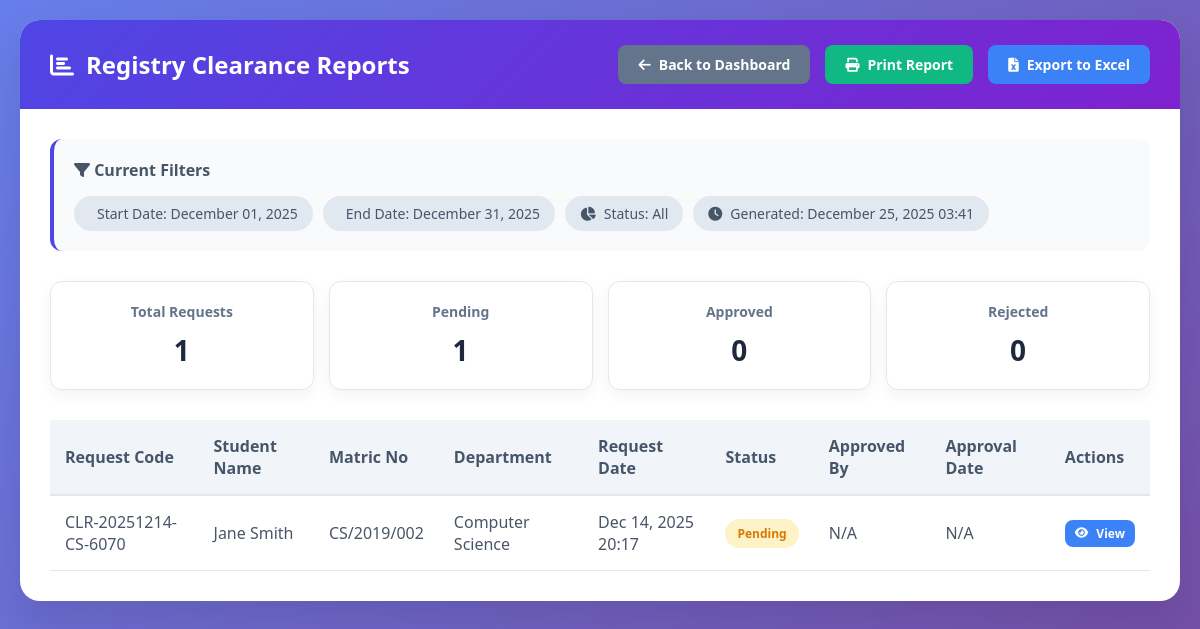
Page /clearance_system/registry_reports.php (signed in) on the committed database.
### tables this page shows
CREATE TABLE `clearance_requests` (
  `id` int(11) NOT NULL,
  `request_code` varchar(20) NOT NULL,
  `matric_no` varchar(30) NOT NULL,
  `student_name` varchar(100) NOT NULL,
  `student_department` varchar(100) DEFAULT NULL,
  `student_faculty` varchar(100) DEFAULT NULL,
  `unit_id` int(11) NOT NULL,
  `unit_code` varchar(20) DEFAULT NULL,
  `unit_name` varchar(100) NOT NULL,
  `status` enum('pending','approved','rejected','on_hold','referred_to_registry') DEFAULT 'pending',
  `comments` text DEFAULT NULL,
  `approved_by` int(11) DEFAULT NULL,
  `approver_name` varchar(100) DEFAULT NULL,
  `approved_at` timestamp NULL DEFAULT NULL,
  `requested_at` timestamp NOT NULL DEFAULT current_timestamp(),
  `updated_at` timestamp NOT NULL DEFAULT current_timestamp() ON UPDATE current_timestamp(),
  `registry_reviewed` tinyint(1) DEFAULT 0,
  `registry_comments` text DEFAULT NULL
);

CREATE TABLE `users` (
  `id` int(11) NOT NULL,
  `username` varchar(50) NOT NULL,
  `email` varchar(100) NOT NULL,
  `password` varchar(255) NOT NULL,
  `full_name` varchar(100) NOT NULL,
  `role` enum('student','library','bursary','department','faculty','admin','registry') NOT NULL,
  `matric_no` varchar(30) DEFAULT NULL,
  `phone` varchar(20) DEFAULT NULL,
  `department` varchar(100) DEFAULT NULL,
  `faculty` varchar(100) DEFAULT NULL,
  `created_at` timestamp NOT NULL DEFAULT current_timestamp(),
  `last_login` timestamp NULL DEFAULT NULL,
  `is_active` tinyint(1) DEFAULT 1
);

### clearance_system/registry_reports.php (the view, shortened to what this page needs)
<?php
$start_date = $_GET['start_date'] ?? date('Y-m-01');
$end_date = $_GET['end_date'] ?? date('Y-m-t');
$status = $_GET['status'] ?? 'all';
$conn = new mysqli(DB_HOST, DB_USER, DB_PASS, DB_NAME);
$query = "
    SELECT cr.*, u.full_name as student_name, u.department as student_department,
           u.email, u2.full_name as approver_name
    FROM clearance_requests cr
    JOIN users u ON cr.matric_no = u.matric_no
    LEFT JOIN users u2 ON cr.approved_by = u2.id
    WHERE cr.unit_id = (SELECT id FROM clearance_units WHERE unit_code = 'REG')
    AND cr.requested_at BETWEEN ? AND DATE_ADD(?, INTERVAL 1 DAY)
";
$params = [$start_date, $end_date];
$types = "ss";
$query .= " ORDER BY cr.requested_at DESC";
$stmt = $conn->prepare($query);
$stmt->bind_param($types, ...$params);
$stmt->execute();
$result = $stmt->get_result();
$stats_query = "
    SELECT
        COUNT(*) as total,
        SUM(CASE WHEN status = 'pending' THEN 1 ELSE 0 END) as pending,
        SUM(CASE WHEN status = 'approved' THEN 1 ELSE 0 END) as approved,
        SUM(CASE WHEN status = 'rejected' THEN 1 ELSE 0 END) as rejected
    FROM clearance_requests
    WHERE unit_id = (SELECT id FROM clearance_units WHERE unit_code = 'REG')
    AND requested_at BETWEEN ? AND DATE_ADD(?, INTERVAL 1 DAY)
";
$stats_stmt = $conn->prepare($stats_query);
$stats_stmt->bind_param("ss", $start_date, $end_date);
$stats_stmt->execute();
$stats_result = $stats_stmt->get_result();
$stats = $stats_result->fetch_assoc();
?>
<!DOCTYPE html>
<html lang="en">
<head>
    <link rel="stylesheet" href="https://cdnjs.cloudflare.com/ajax/libs/font-awesome/6.0.0/css/all.min.css">
</head>
<body>
    <div class="container">
        <div class="header">
            <h1>
                <i class="fas fa-chart-bar"></i>
                Registry Clearance Reports
            </h1>
            <div class="header-actions">
                <a href="registry_dashboard.php" class="btn btn-back">
                    <i class="fas fa-arrow-left"></i> Back to Dashboard
                </a>
                <button class="btn btn-primary" onclick="window.print()">
                    <i class="fas fa-print"></i> Print Report
                </button>
                <button class="btn btn-secondary" onclick="exportToExcel()">
                    <i class="fas fa-file-excel"></i> Export to Excel
                </button>
            </div>
        </div>
        <div class="content">
            <div class="filter-info">
                <h3><i class="fas fa-filter"></i> Current Filters</h3>
                <div class="filter-tags">
                    <div class="filter-tag">
                        Start Date: <?php echo date('F d, Y', strtotime($start_date)); ?>
                    </div>
                    <div class="filter-tag">
                        End Date: <?php echo date('F d, Y', strtotime($end_date)); ?>
                    </div>
                    <div class="filter-tag">
                        <i class="fas fa-chart-pie"></i>
                        Status: <?php echo ucfirst($status); ?>
                    </div>
                    <div class="filter-tag">
                        <i class="fas fa-clock"></i>
                        Generated: <?php echo date('F d, Y H:i'); ?>
                    </div>
                </div>
            </div>
            <div class="stats-grid">
                <div class="stat-card">
                    <h4>Total Requests</h4>
                    <div class="stat-value"><?php echo $stats['total'] ?? 0; ?></div>
                </div>
                <div class="stat-card">
                    <h4>Pending</h4>
                    <div class="stat-value"><?php echo $stats['pending'] ?? 0; ?></div>
                </div>
                <div class="stat-card">
                    <h4>Approved</h4>
                    <div class="stat-value"><?php echo $stats['approved'] ?? 0; ?></div>
                </div>
                <div class="stat-card">
                    <h4>Rejected</h4>
                    <div class="stat-value"><?php echo $stats['rejected'] ?? 0; ?></div>
                </div>
            </div>
            <?php if ($result->num_rows > 0): ?>
                <table class="report-table">
                    <thead>
                        <tr>
                            <th>Request Code</th>
                            <th>Student Name</th>
                            <th>Matric No</th>
                            <th>Department</th>
                            <th>Request Date</th>
                            <th>Status</th>
                            <th>Approved By</th>
                            <th>Approval Date</th>
                            <th>Actions</th>
                        </tr>
                    </thead>
                    <tbody>
                        <?php while ($row = $result->fetch_assoc()): ?>
                            <tr>
                                <td><?php echo htmlspecialchars($row['request_code']); ?></td>
                                <td><?php echo htmlspecialchars($row['student_name']); ?></td>
                                <td><?php echo htmlspecialchars($row['matric_no']); ?></td>
                                <td><?php echo htmlspecialchars($row['student_department']); ?></td>
                                <td><?php echo date('M d, Y H:i', strtotime($row['requested_at'])); ?></td>
                                <td>
                                    <span class="status-badge status-<?php echo $row['status']; ?>">
                                        <?php echo ucfirst($row['status']); ?>
                                    </span>
                                </td>
                                <td><?php echo htmlspecialchars($row['approver_name'] ?? 'N/A'); ?></td>
                                <td><?php echo $row['approved_at'] ? date('M d, Y H:i', strtotime($row['approved_at'])) : 'N/A'; ?></td>
                                <td>
                                    <a href="clearance_details.php?id=<?php echo $row['id']; ?>"
                                       class="btn" style="background: #3b82f6; color: white; padding: 5px 10px; font-size: 12px;">
                                        <i class="fas fa-eye"></i> View
                                    </a>
                                </td>
                            </tr>
                        <?php endwhile; ?>
                    </tbody>
                </table>
            <?php endif; ?>
        </div>
    </div>
</body>
</html>

### clearance_system/registry_reports.php (style rules this page uses)
* { margin: 0; padding: 0; box-sizing: border-box; font-family: 'Segoe UI', Tahoma, Geneva, Verdana, sans-serif; }
body { background: linear-gradient(135deg, #667eea 0%, #764ba2 100%); min-height: 100vh; padding: 20px; }
.container { max-width: 1400px; margin: 0 auto; background: white; border-radius: 20px; box-shadow: 0 20px 40px rgba(0,0,0,0.1); overflow: hidden; }
.header { background: linear-gradient(135deg, #4f46e5 0%, #7e22ce 100%); color: white; padding: 25px 30px; display: flex; justify-content: space-between; align-items: center; }
.header h1 { font-size: 24px; display: flex; align-items: center; gap: 12px; }
.header-actions { display: flex; gap: 15px; align-items: center; }
.btn { padding: 10px 20px; border-radius: 8px; border: none; font-weight: 600; cursor: pointer; transition: all 0.3s; display: inline-flex; align-items: center; gap: 8px; text-decoration: none; font-size: 14px; }
.btn-primary { background: #10b981; color: white; }
.btn-secondary { background: #3b82f6; color: white; }
.btn-back { background: #64748b; color: white; }
.content { padding: 30px; }
.filter-info { background: #f8fafc; border-radius: 12px; padding: 20px; margin-bottom: 30px; border-left: 4px solid #4f46e5; }
.filter-info h3 { color: #475569; margin-bottom: 15px; font-size: 16px; }
.filter-tags { display: flex; gap: 10px; flex-wrap: wrap; }
.filter-tag { background: #e2e8f0; padding: 8px 15px; border-radius: 20px; font-size: 14px; color: #475569; display: flex; align-items: center; gap: 8px; }
.stats-grid { display: grid; grid-template-columns: repeat(auto-fit, minmax(200px, 1fr)); gap: 15px; margin-bottom: 30px; }
.stat-card { background: white; border-radius: 12px; padding: 20px; box-shadow: 0 5px 15px rgba(0,0,0,0.05); border: 1px solid #e2e8f0; text-align: center; }
.stat-card h4 { color: #64748b; font-size: 14px; margin-bottom: 10px; }
.stat-value { font-size: 28px; font-weight: bold; color: #1e293b; }
.report-table { width: 100%; border-collapse: collapse; margin-top: 20px; }
.report-table th { background: #f1f5f9; padding: 15px; text-align: left; color: #475569; font-weight: 600; border-bottom: 2px solid #e2e8f0; }
.report-table td { padding: 15px; border-bottom: 1px solid #e2e8f0; color: #4a5568; }
.status-badge { padding: 6px 12px; border-radius: 20px; font-size: 12px; font-weight: 600; display: inline-block; }
.status-pending { background: #fef3c7; color: #d97706; }

### rows in the picture
clearance_requests: request_code "CLR-20251214-CS-6070", users.full_name "Jane Smith", matric_no "CS/2019/002", users.department "Computer Science", requested_at "Dec 14, 2025 20:17", status "Pending", approver_name "N/A"

### other values in the picture
$status "All"
$stats['total'] "1"
$stats['pending'] "1"
$stats['approved'] "0"
$stats['rejected'] "0"
